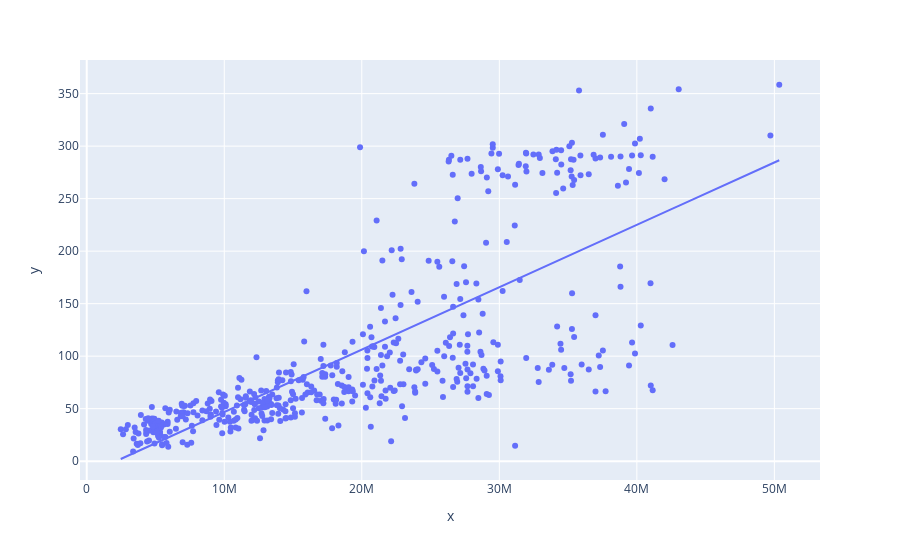

The cell this chart's notebook holds for it:
### Markdown cell above
## Tutorial Activity [15 minutes]

- Break into 3-4 groups and look at the two graphs given below, comparing & contrasting them with respect to their correlation and how well each of them satisfies the 4 assumptions of our simple linear regression model.
<br><br>
- Discuss for 5 minutes and then each group presents for 3 minutes.

### The Broadway dataset

### Code cell
import pandas as pd
broadway = pd.read_csv('broadway.csv')
drop = broadway.isna().any()
columns = drop[drop].index
broadway.drop(columns = columns, axis = 1, inplace = True)
import plotly.express as px
fig = px.scatter(x= broadway.weekly_gross_overall, y = broadway.avg_ticket_price, trendline= 'ols')
fig.show()

### Figure 1 — Plotly figure (JSON) as saved in the notebook; plotly's stock layout.template omitted (floating-point values rounded to 4 significant figures; data arrays with more than 128 entries replaced by an {"elided": "..."} marker saying what was removed)
{"data": [{"hovertemplate": "x=%{x}<br>y=%{y}<extra></extra>", "legendgroup": "", "marker": {"color": "#636efa", "symbol": "circle"}, "mode": "markers", "name": "", "orientation": "v", "showlegend": false, "type": "scatter", "x": {"elided": "500 float values"}, "xaxis": "x", "y": {"elided": "500 float values"}, "yaxis": "y"}, {"hovertemplate": "<b>OLS trendline</b><br>y = 5.94138e-06 * x + -12.6238<br>R<sup>2</sup>=0.561567<br><br>x=%{x}<br>y=%{y} <b>(trend)</b><extra></extra>", "legendgroup": "", "marker": {"color": "#636efa", "symbol": "circle"}, "mode": "lines", "name": "", "showlegend": false, "type": "scatter", "x": {"elided": "500 float values"}, "xaxis": "x", "y": {"elided": "500 float values"}, "yaxis": "y"}], "layout": {"legend": {"tracegroupgap": 0}, "margin": {"t": 60}, "xaxis": {"anchor": "y", "domain": [0, 1], "title": {"text": "x"}}, "yaxis": {"anchor": "x", "domain": [0, 1], "title": {"text": "y"}}}}
